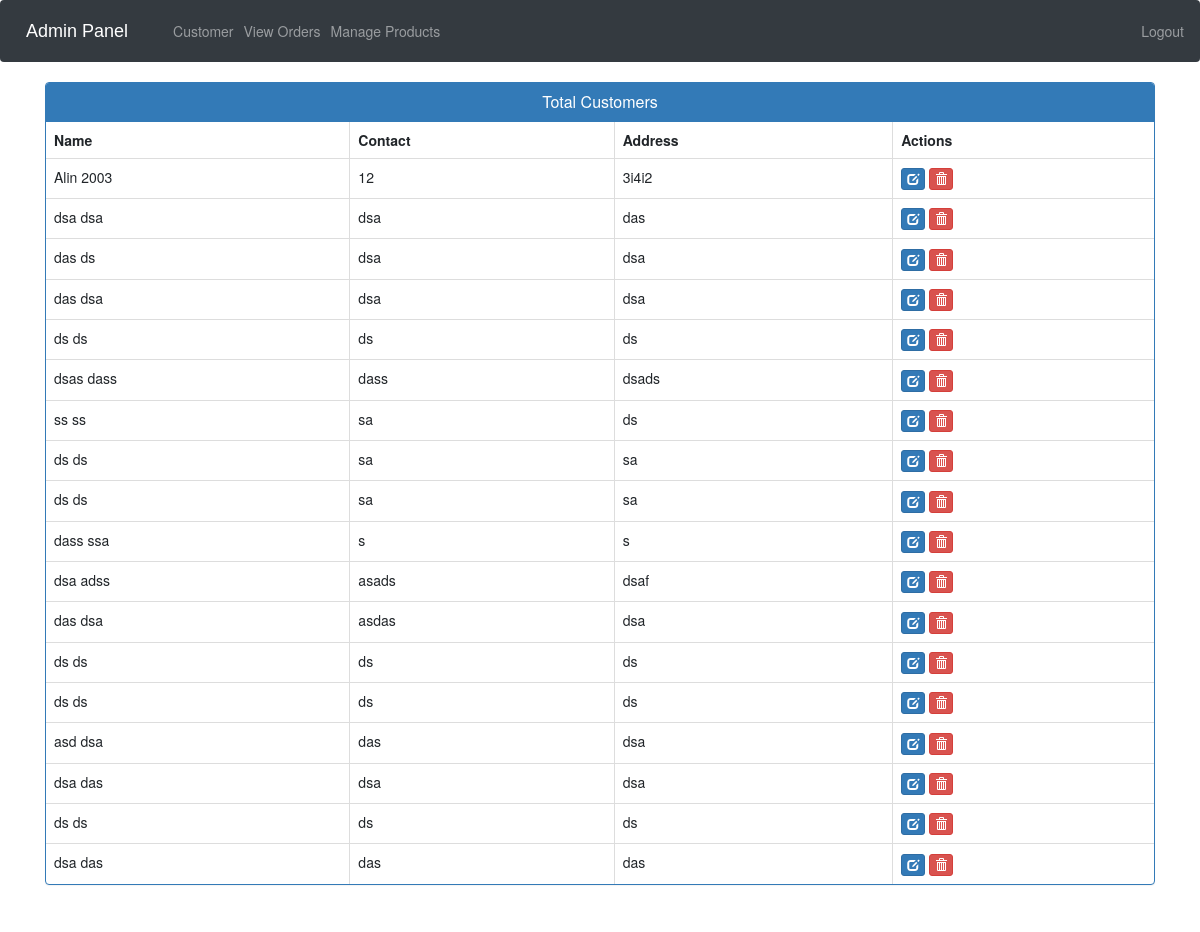
The page /view-customer/ (signed in) on the database its author committed.
### ecom/models.py (models this page shows, shortened)
class Customer(models.Model):
    user = models.OneToOneField(User, on_delete=models.CASCADE)
    profile_pic = models.ImageField(upload_to='profile_pic/CustomerProfilePic/', null=True, blank=True)
    address = models.CharField(max_length=40)
    mobile = models.CharField(max_length=20, null=False)
    @property
    def get_name(self):
        return self.user.first_name + " " + self.user.last_name

### ecom/views.py (the view)
# urls.py: path('view-customer/', views.view_customer_view, name='view-customer'),
@login_required(login_url='adminlogin')
def view_customer_view(request):
    customers = models.Customer.objects.all()
    return render(request, 'ecom/view_customer.html', {'customers': customers})

### templates/ecom/view_customer.html (shortened to what this page needs)
{% extends 'ecom/admin_base.html' %}
{% load static %}
{% block content %}
<head>
        <link rel="stylesheet" href="https://cdnjs.cloudflare.com/ajax/libs/font-awesome/5.15.4/css/all.min.css">
        <link rel="stylesheet" href="https://unpkg.com/swiper@7/swiper-bundle.min.css">
        <link rel="stylesheet" href="https://cdnjs.cloudflare.com/ajax/libs/lightgallery-js/1.4.0/css/lightgallery.min.css">
  <link href="//netdna.bootstrapcdn.com/bootstrap/3.0.0/css/bootstrap.min.css" rel="stylesheet" id="bootstrap-css">
</head>
<div class="container">
  <div class="panel panel-primary">
    <div class="panel-heading">
      <h6 class="panel-title">Total Customers</h6>
    </div>
    <table class="table table-hover table-bordered" id="dev-table">
      <thead>
        <tr>
          <th>Name</th>
          <th>Contact</th>
          <th>Address</th>
          <th>Actions</th>
        </tr>
      </thead>
      {% for c in customers %}
      <tr>
        <td> {{c.get_name}}</td>
        <td>{{c.mobile}}</td>
        <td>{{c.address}}</td>
        <td><a class="btn btn-primary btn-xs" href="{% url 'update-customer' c.id  %}"><span class="glyphicon glyphicon-edit"></span></a>
        <a class="btn btn-danger btn-xs" href="{% url 'delete-customer' c.id  %}"><span class="glyphicon glyphicon-trash"></span></a></td>
      </tr>
      {% endfor %}
    </table>
  </div>
</div>
{% endblock content %}

### templates/ecom/view_customer.html (style rules this page uses)
a:link { text-decoration: none; }
h6 { text-align: center; }

### rows shown on the page
Customer: get_name "Alin 2003", mobile "12", address "3i4i2"
Customer: get_name "dsa dsa", mobile "dsa", address "das"
Customer: get_name "das ds", mobile "dsa", address "dsa"
Customer: get_name "das dsa", mobile "dsa", address "dsa"
Customer: get_name "ds ds", mobile "ds", address "ds"
Customer: get_name "dsas dass", mobile "dass", address "dsads"
Customer: get_name "ss ss", mobile "sa", address "ds"
Customer: get_name "ds ds", mobile "sa", address "sa"
Customer: get_name "ds ds", mobile "sa", address "sa"
Customer: get_name "dass ssa", mobile "s", address "s"
Customer: get_name "dsa adss", mobile "asads", address "dsaf"
Customer: get_name "das dsa", mobile "asdas", address "dsa"
Customer: get_name "ds ds", mobile "ds", address "ds"
Customer: get_name "ds ds", mobile "ds", address "ds"
Customer: get_name "asd dsa", mobile "das", address "dsa"
Customer: get_name "dsa das", mobile "dsa", address "dsa"
Customer: get_name "ds ds", mobile "ds", address "ds"
Customer: get_name "dsa das", mobile "das", address "das"
